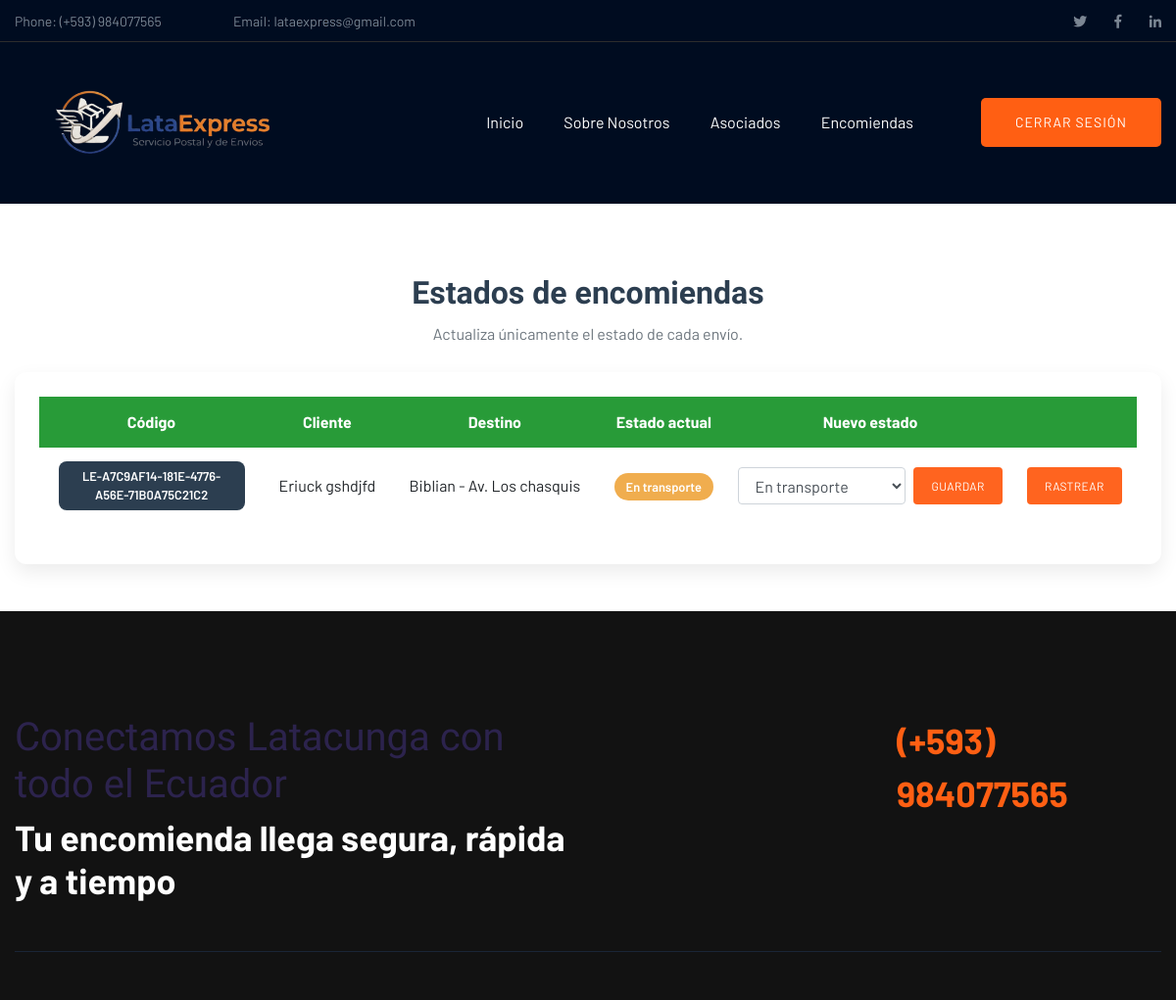
/actualizar_estados/ (signed in, upper part), run on an earlier commit of the app's database.
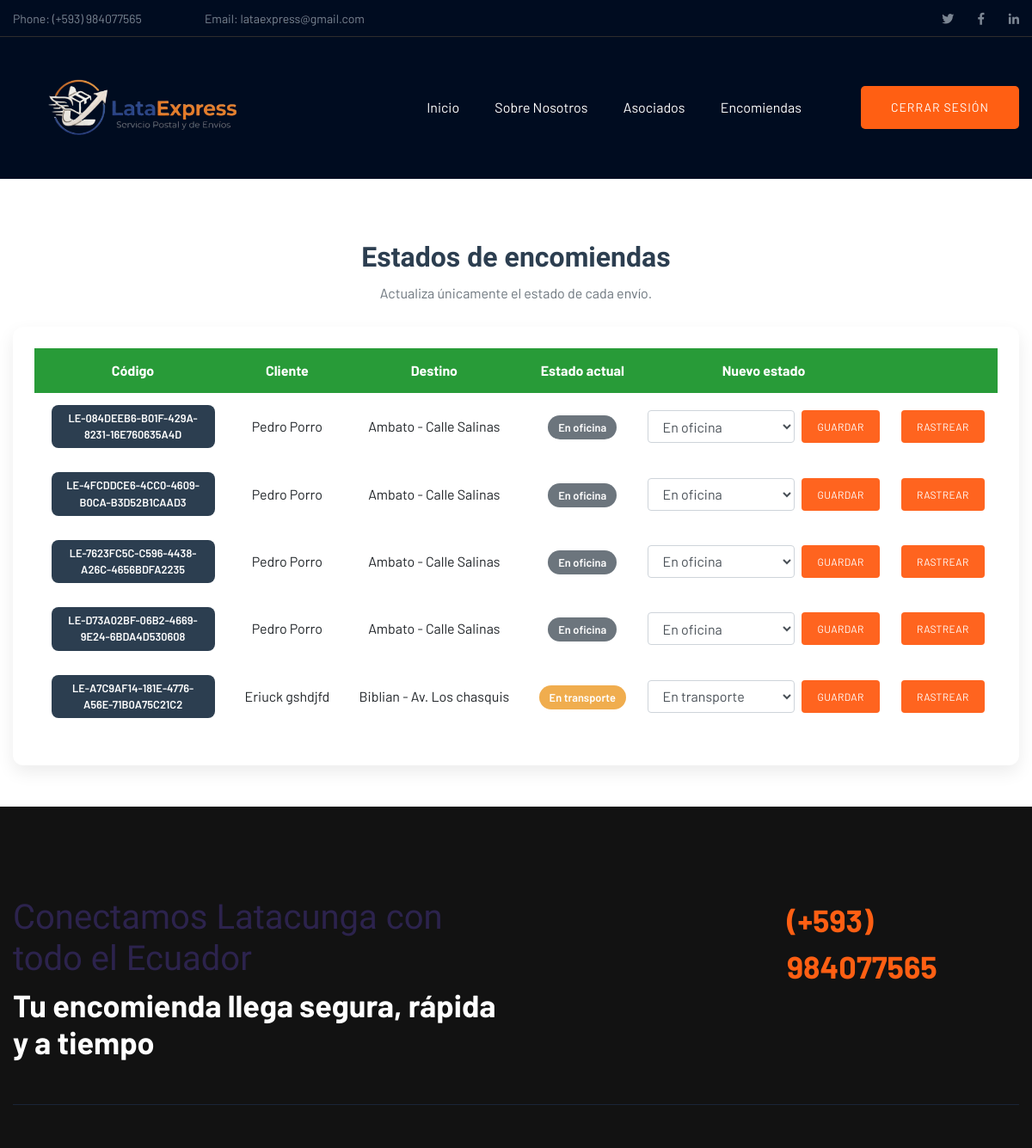
And on a later commit of the database.
### Envio/models.py (models this page shows, shortened)
class Encomienda(models.Model):
    ESTADOS = [
        ('OFICINA', 'En oficina'),
        ('TRANSPORTE', 'En transporte'),
        ('ENTREGADO', 'Entregado'),
    ]
    TRANSPORTE = [
        ('BUS', 'Bus'),
        ('CAMIONETA', 'Camioneta'),
        ('MOTO', 'Moto'),
    ]
    codigo = models.UUIDField(default=uuid.uuid4, editable=False, unique=True)
    cliente = models.ForeignKey(Cliente, on_delete=models.CASCADE)
    destino = models.ForeignKey(Destino, on_delete=models.CASCADE)
    descripcion = models.TextField()
    peso = models.FloatField()
    precio = models.DecimalField(max_digits=8, decimal_places=2)
    nombre_destinatario = models.CharField(max_length=150)
    cedula_destinatario = models.CharField(max_length=10)
    email_destinatario = models.EmailField()
    telefono_destinatario = models.CharField(max_length=15)
    estado = models.CharField(max_length=20, choices=ESTADOS, default='OFICINA')
    transporte = models.CharField(max_length=20, choices=TRANSPORTE)
    fecha_envio = models.DateTimeField(auto_now_add=True)
    fecha_estimada = models.DateTimeField()

class Cliente(models.Model):
    nombre = models.CharField(max_length=100)
    apellido= models.CharField(max_length=100)
    cedula = models.CharField(max_length=10, unique=True)
    email = models.EmailField()
    telefono = models.CharField(max_length=10)

class Destino(models.Model):
    ciudad = models.CharField(max_length=100)
    direccion = models.CharField(max_length=200)
    codigo_postal = models.CharField(max_length=6)
    nombre_destinatario = models.CharField(max_length=100, null=True, blank=True)
    cedula_destinatario = models.CharField(max_length=10, null=True, blank=True)
    email_destinatario = models.EmailField(null=True, blank=True)
    telefono_destinatario = models.CharField(max_length=15, null=True, blank=True)

### Envio/views.py (the view, shortened to what this page needs)
# urls.py: path('actualizar_estados/', views.actualizar_estados),
@requiere_admin_o_transportista
def actualizar_estados(request):
    encomiendas = Encomienda.objects.select_related('cliente', 'destino').all().order_by('-fecha_envio')
    return render(request, 'actualizar_estados.html', {
        'encomiendas': encomiendas,
        'estados': Encomienda.ESTADOS,
    })

### Envio/views.py (called while the page is built)
def es_admin(user):
    return user.is_authenticated and (
        user.is_superuser or user.groups.filter(name='admin').exists()
    )

def requiere_admin_o_transportista(view_func):
    return user_passes_test(
        lambda user: es_admin(user) or es_transportista(user),
        login_url='/login/'
    )(view_func)

### Envio/templates/actualizar_estados.html (shortened to what this page needs)
{% extends "plantillaPrincipal.html" %}
{% load static %}
{% block contenido %}
<div class="container mt-4 mb-5">
    <h2 class="titulo-estados">Estados de encomiendas</h2>
    <p class="text-center text-muted mb-4">Actualiza únicamente el estado de cada envío.</p>
    <div class="contenedor-estados">
        <table id="tbl_estados" class="table table-borderless align-middle tabla-estados" style="width:100%">
            <thead>
                <tr>
                    <th>Código</th>
                    <th>Cliente</th>
                    <th>Destino</th>
                    <th>Estado actual</th>
                    <th>Nuevo estado</th>
                    <th></th>
                </tr>
            </thead>
            <tbody>
                {% for encomienda in encomiendas %}
                    <tr>
                        <td><span class="badge-codigo">LE-{{ encomienda.codigo|slice:":8"|upper }}</span></td>
                        <td>{{ encomienda.cliente.nombre }} {{ encomienda.cliente.apellido }}</td>
                        <td>{{ encomienda.destino.ciudad }} - {{ encomienda.destino.direccion }}</td>
                        <td>
                            {% if encomienda.estado == 'OFICINA' %}
                                <span class="badge-estado badge-oficina">En oficina</span>
                            {% elif encomienda.estado == 'TRANSPORTE' %}
                                <span class="badge-estado badge-transporte">En transporte</span>
                            {% elif encomienda.estado == 'ENTREGADO' %}
                                <span class="badge-estado badge-entregado">Entregado</span>
                            {% endif %}
                        </td>
                        <td>
                            <form method="post" action="/actualizar_estados/" class="form-estado">
                                <select name="estado" class="form-control" aria-label="Estado de la encomienda">
                                    {% for valor, etiqueta in estados %}
                                        <option value="{{ valor }}" {% if encomienda.estado == valor %}selected{% endif %}>{{ etiqueta }}</option>
                                    {% endfor %}
                                </select>
                                <button type="submit" class="btn-guardar">Guardar</button>
                            </form>
                        </td>
                        <td><a href="/rastrear_encomienda/" class="btn-rastrear">Rastrear</a></td>
                    </tr>
                {% empty %}
                    <tr>
                        <td colspan="6" class="text-center py-4">No hay encomiendas registradas.</td>
                    </tr>
                {% endfor %}
            </tbody>
        </table>
    </div>
</div>
{% endblock %}

### Envio/templates/plantillaPrincipal.html (shortened to what this page needs)
{% load static %}
<!doctype html>
<html class="no-js" lang="zxx">
<head>
    <link rel="stylesheet" href="{% static 'assets/css/bootstrap.min.css' %}">
    <link rel="stylesheet" href="{% static 'assets/css/owl.carousel.min.css' %}">
    <link rel="stylesheet" href="{% static 'assets/css/slicknav.css' %}">
    <link rel="stylesheet" href="{% static 'assets/css/flaticon.css' %}">
    <link rel="stylesheet" href="{% static 'assets/css/animate.min.css' %}">
    <link rel="stylesheet" href="{% static 'assets/css/magnific-popup.css' %}">
    <link rel="stylesheet" href="{% static 'assets/css/fontawesome-all.min.css' %}">
    <link rel="stylesheet" href="{% static 'assets/css/themify-icons.css' %}">
    <link rel="stylesheet" href="{% static 'assets/css/slick.css' %}">
    <link rel="stylesheet" href="{% static 'assets/css/nice-select.css' %}">
    <link rel="stylesheet" href="{% static 'assets/css/style.css' %}">
    <link rel="stylesheet" href="https://cdn.jsdelivr.net/npm/bootstrap-icons@1.11.3/font/bootstrap-icons.css">
    <link rel="stylesheet" href="https://cdnjs.cloudflare.com/ajax/libs/bootstrap-fileinput/5.5.4/css/fileinput.min.css" />
    <link rel="stylesheet" href="//cdn.datatables.net/2.3.8/css/dataTables.dataTables.min.css" >
    <link rel="stylesheet" href="https://cdn.datatables.net/buttons/3.2.6/css/buttons.dataTables.css"/>
</head>
<body>
<header>
    <div class="header-area">
        <div class="main-header ">
            <div class="header-top d-none d-lg-block">
                <div class="container">
                    <div class="col-xl-12">
                        <div class="row d-flex justify-content-between align-items-center">
                            <div class="header-info-left">
                                <ul>
                                    <li>Phone: (+593) 984077565</li>
                                    <li>Email: lataexpress@gmail.com</li>
                                </ul>
                            </div>
                            <div class="header-info-right">
                                <ul class="header-social">
                                    <li><a href="https://x.com/?lang=es"><i class="fab fa-twitter"></i></a></li>
                                    <li><a href="https://www.facebook.com/?locale=es_LA"><i class="fab fa-facebook-f"></i></a></li>
                                    <li><a href="https://ec.linkedin.com/"><i class="fab fa-linkedin-in"></i></a></li>
                                </ul>
                            </div>
                        </div>
                    </div>
                </div>
            </div>
            <div class="header-bottom  header-sticky">
                <div class="container">
                    <div class="row align-items-center">
                        <div class="col-xl-2 col-lg-2">
                            <div class="logo">
                                <img src="{% static 'assets/img/logo/logoLATAEXPRESS2.png' %}" alt="Logo" style="width:300px; height:auto;">
                            </div>
                        </div>
                        <div class="col-xl-10 col-lg-10">
                            <div class="menu-wrapper  d-flex align-items-center justify-content-end">
                                <div class="main-menu d-none d-lg-block">
                                    <nav>
                                        <ul id="navigation">
                                            <li><a href="/">Inicio</a></li>
                                            <li><a href="/about/">Sobre Nosotros</a></li>
                                            {% if user.is_authenticated %}
                                                {% if user.is_superuser %}
                                                    <li><a href="/showclientes/">Asociados</a></li>
                                                {% else %}
                                                    {% for group in user.groups.all %}
                                                        {% if group.name == 'admin' %}
                                                            <li><a href="/showclientes/">Asociados</a></li>
                                                        {% endif %}
                                                    {% endfor %}
                                                {% endif %}
                                            {% endif %}
                                            <li><a href="#">Encomiendas</a>
                                            </li>
                                        </ul>
                                    </nav>
                                </div>
                                <div class="header-right-btn d-none d-lg-block ml-20">
                                    {% if user.is_authenticated %}
                                        <a href="/logout/" class="btn header-btn">Cerrar Sesión</a>
                                    {% else %}
                                        <a href="/login/" class="btn header-btn">Iniciar Sesión</a>
                                    {% endif %}
                                </div>
                            </div>
                        </div>
                        <div class="col-12">
                        </div>
                    </div>
                </div>
            </div>
        </div>
    </div>
</header>
<br><br>
{% block contenido %}
{% endblock %}
<footer>
    <div class="footer-area footer-bg">
        <div class="container">
            <div class="footer-top footer-padding">
                <div class="footer-heading">
                    <div class="row justify-content-between">
                        <div class="col-xl-6 col-lg-8 col-md-8">
                            <div class="wantToWork-caption wantToWork-caption2">
                                <h1>Conectamos Latacunga con todo el Ecuador</h1>
                                <h2>Tu encomienda llega segura, rápida y a tiempo</h2>
                            </div>
                        </div>
                        <div class="col-xl-3 col-lg-4">
                            <span class="contact-number f-right">(+593) 984077565</span>
                        </div>
                    </div>
                </div>
            </div>
    <link rel="stylesheet" href=" {% static 'assets/css/style.css' %}">
        </div>
    </div>
</footer>
</body>
</html>

### Envio/templates/actualizar_estados.html (style rules this page uses)
.titulo-estados { text-align: center; font-weight: 600; color: #2c3e50; }
.contenedor-estados { background: #fff; padding: 25px; border-radius: 12px; box-shadow: 0 8px 20px rgba(0,0,0,0.08); width: 100%; overflow-x: auto; }
.tabla-estados { min-width: 850px; }
.tabla-estados thead { background-color: #289b38; color: #fff; }
.tabla-estados td, .tabla-estados th { vertical-align: middle; text-align: center; padding: 14px 10px; }
.badge-codigo { background-color: #2c3e50; color: #fff; padding: 6px 10px; border-radius: 8px; font-size: .8rem; font-weight: 600; display: inline-block; max-width: 190px; overflow-wrap: anywhere; }
.badge-estado { padding: 6px 12px; border-radius: 20px; font-size: .8rem; font-weight: 600; white-space: nowrap; }
.badge-oficina { background-color: #6c757d; color: #fff; }
.badge-transporte { background-color: #f0ad4e; color: #fff; }
.form-estado { display: flex; align-items: center; justify-content: center; gap: 8px; min-width: 245px; }
.form-estado select { min-width: 145px; }
.btn-guardar, .btn-rastrear { border: 0; border-radius: 4px; color: #fff; padding: 10px 18px; font-size: .75rem; text-transform: uppercase; letter-spacing: .4px; }
.btn-guardar { background: #ff641f; }
.btn-rastrear { background: #ff641f; text-decoration: none; display: inline-block; }

What changed in the data, as far as the page shows it:
added Encomienda: codigo "084DEEB6-B01F-429A-8231-16E760635A4D", cliente.nombre "Pedro", cliente.apellido "Porro", destino.ciudad "Ambato", destino.direccion "Calle Salinas", shows "En oficina", estado "En oficina"
added Encomienda: codigo "4FCDDCE6-4CC0-4609-B0CA-B3D52B1CAAD3", cliente.nombre "Pedro", cliente.apellido "Porro", destino.ciudad "Ambato", destino.direccion "Calle Salinas", shows "En oficina", estado "En oficina"
added Encomienda: codigo "7623FC5C-C596-4438-A26C-4656BDFA2235", cliente.nombre "Pedro", cliente.apellido "Porro", destino.ciudad "Ambato", destino.direccion "Calle Salinas", shows "En oficina", estado "En oficina"
added Encomienda: codigo "D73A02BF-06B2-4669-9E24-6BDA4D530608", cliente.nombre "Pedro", cliente.apellido "Porro", destino.ciudad "Ambato", destino.direccion "Calle Salinas", shows "En oficina", estado "En oficina"
